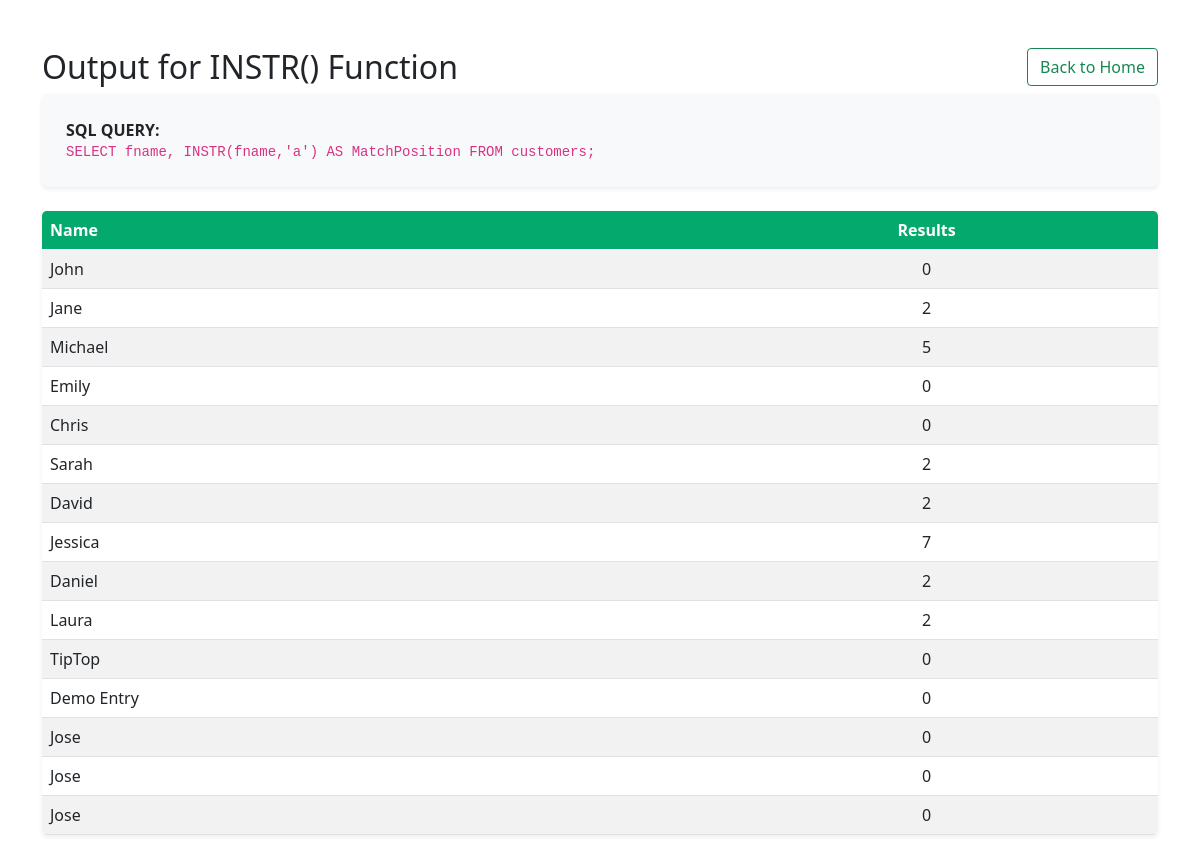
/String_Functions/INSTR_func.php, run on the app's committed database.
### tables this page shows
CREATE TABLE `customers` (
  `userID` int(11) NOT NULL,
  `fname` varchar(100) NOT NULL,
  `lname` varchar(100) NOT NULL,
  `email` varchar(100) NOT NULL
);

### String_Functions/INSTR_func.php (the view, shortened to what this page needs)
<?php
include '../db.php';
$sql = "SELECT fname,  INSTR(fname,'a') AS MatchPosition FROM customers;";
$result = $conn->query($sql);
?>
<head>
    <link href="https://cdn.jsdelivr.net/npm/bootstrap@5.0.2/dist/css/bootstrap.min.css" rel="stylesheet">
</head>
<body>
<div class='container mt-5'>
<div class= d-flex justify-content-between align-items-center mb-4>
<h2>Output for INSTR() Function</h2>
<div class=ms-auto><a class='btn btn-outline-success' href='../index.php'>Back to Home</a></div>
</div>
<div class="p-4 rounded-3 mb-4 shadow-sm" style="background-color: #f8f9fa;">
    <p class="mb-0"><strong>SQL QUERY:</strong>
    <br><code><?php echo $sql?></code></p>
</div>
<table class='table table-striped table-hover rounded-3 overflow-hidden shadow-sm'>
    <thead style='background-color:#04AA6D; color:white'>
        <tr>
            <th class=text-start>Name</th>
            <th class=text-center>Results</th>
        </tr>
    </thead>
<?php
if ($result->num_rows > 0) {
    while($row = $result->fetch_assoc()) {
        echo "<tr>";
        echo "<td class='text-start'>" . htmlspecialchars($row["fname"]) . "</td>";
        echo "<td class='text-center'>" . $row["MatchPosition"] . "</td>";
        echo "</tr>";
    }
} else {
    echo "<tr><td colspan='2'>0 results found or query failed.</td></tr>";
}
echo "</table>";
echo "</div>";
?>
</body>

### data on the page
customers: fname "John", MatchPosition "0"
customers: fname "Jane", MatchPosition "2"
customers: fname "Michael", MatchPosition "5"
customers: fname "Emily", MatchPosition "0"
customers: fname "Chris", MatchPosition "0"
customers: fname "Sarah", MatchPosition "2"
customers: fname "David", MatchPosition "2"
customers: fname "Jessica", MatchPosition "7"
customers: fname "Daniel", MatchPosition "2"
customers: fname "Laura", MatchPosition "2"
customers: fname "TipTop", MatchPosition "0"
customers: fname "Demo Entry", MatchPosition "0"
customers: fname "Jose", MatchPosition "0"
customers: fname "Jose", MatchPosition "0"
customers: fname "Jose", MatchPosition "0"

### other printed values
$sql "SELECT fname, INSTR(fname,'a') AS MatchPosition FROM customers;"
